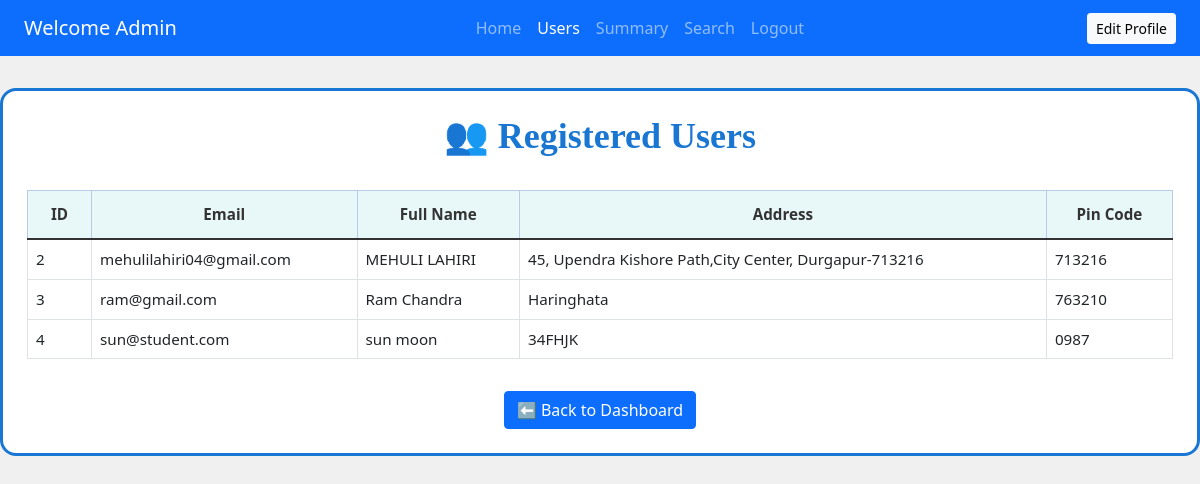
The app's page /view_users, older data.
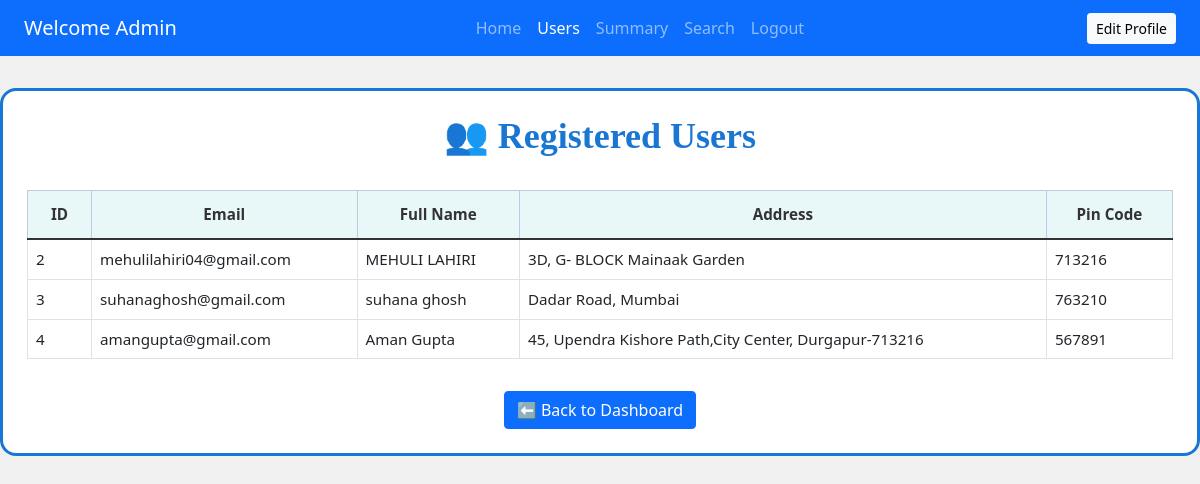
The same page, newer data.
### backend/models.py (models this page shows, shortened)
class User_Info(db.Model):
    __tablename__ = "user_info"
    id = db.Column(db.Integer, primary_key=True)
    full_name = db.Column(db.String(100))
    user_name = db.Column(db.String(100), unique=True)
    email = db.Column(db.String(120), unique=True)
    pwd = db.Column(db.String(100))
    phone = db.Column(db.String(20))
    address = db.Column(db.String(200))
    pincode = db.Column(db.String(10))
    role = db.Column(db.Integer, default=1)
    reservations = db.relationship('Reservation', backref='user', lazy=True)

### backend/controllers.py (the view)
    @app.route("/view_users")
    def view_users():
        users = User_Info.query.filter_by(role=1).all()
        return render_template("admin_view_users.html", users=users)

### templates/admin_view_users.html (shortened to what this page needs)
<!DOCTYPE html>
<html lang="en">
<head>
  <link rel="stylesheet" href="{{ url_for('static', filename='css/style.css') }}">
  <link href="https://cdn.jsdelivr.net/npm/bootstrap@5.0.2/dist/css/bootstrap.min.css" rel="stylesheet">
  <link href="https://cdn.jsdelivr.net/npm/bootstrap-icons@1.11.3/font/bootstrap-icons.css" rel="stylesheet">
</head>
<body class="admin-dashboard-page">
<nav class="navbar navbar-expand-lg navbar-dark bg-primary px-4">
  <a class="navbar-brand" href="#">Welcome Admin</a>
  <div class="collapse navbar-collapse justify-content-center" id="navbarNav">
    <ul class="navbar-nav">
      <li class="nav-item"><a class="nav-link" href="{{ url_for('admin_dashboard') }}">Home</a></li>
      <li class="nav-item"><a class="nav-link active" href="{{ url_for('view_users') }}">Users</a></li>
      <li class="nav-item"><a class="nav-link" href="{{ url_for('admin_summary') }}">Summary</a></li>
      <li class="nav-item"><a class="nav-link" href="{{ url_for('admin_search') }}">Search</a></li>
      <a href="{{ url_for('logout') }}" class="nav-link">Logout</a>
    </ul>
  </div>
  <div class="d-flex">
    <a href="{{ url_for('edit_profile') }}" class="btn btn-light btn-sm">Edit Profile</a>
  </div>
</nav>
<div id="panel" class="p-4">
  <h2 class="admin-dashboard-title">👥 Registered Users</h2>
  <div class="table-responsive">
    <table class="table table-hover table-bordered">
      <thead class="table-primary text-center">
        <tr>
          <th>ID</th>
          <th>Email</th>
          <th>Full Name</th>
          <th>Address</th>
          <th>Pin Code</th>
        </tr>
      </thead>
      <tbody>
        {% for user in users %}
        <tr>
          <td>{{ user.id }}</td>
          <td>{{ user.email }}</td>
          <td>{{ user.full_name }}</td>
          <td>{{ user.address }}</td>
          <td>{{ user.pincode }}</td>
        </tr>
        {% else %}
        <tr>
          <td colspan="5" class="text-center text-muted">No registered users found.</td>
        </tr>
        {% endfor %}
      </tbody>
    </table>
  </div>
  <div class="text-center mt-3">
    <a href="{{ url_for('admin_dashboard') }}" class="btn btn-primary">⬅️ Back to Dashboard</a>
  </div>
</div>
</body>
</html>

Row changes from the older to the newer data that the page shows:
changed User_Info "mehulilahiri04@gmail.com": address "45, Upendra Kishore Path,City Center, Durgapur-713216" → "3D, G- BLOCK Mainaak Garden"
changed User_Info id 3: email "ram@gmail.com" → "suhanaghosh@gmail.com"; full_name "Ram Chandra" → "suhana ghosh"; address "Haringhata" → "Dadar Road, Mumbai"
changed User_Info id 4: email "sun@student.com" → "amangupta@gmail.com"; full_name "sun moon" → "Aman Gupta"; address "34FHJK" → "45, Upendra Kishore Path,City Center, Durgapur-713216"; pincode "0987" → "567891"
